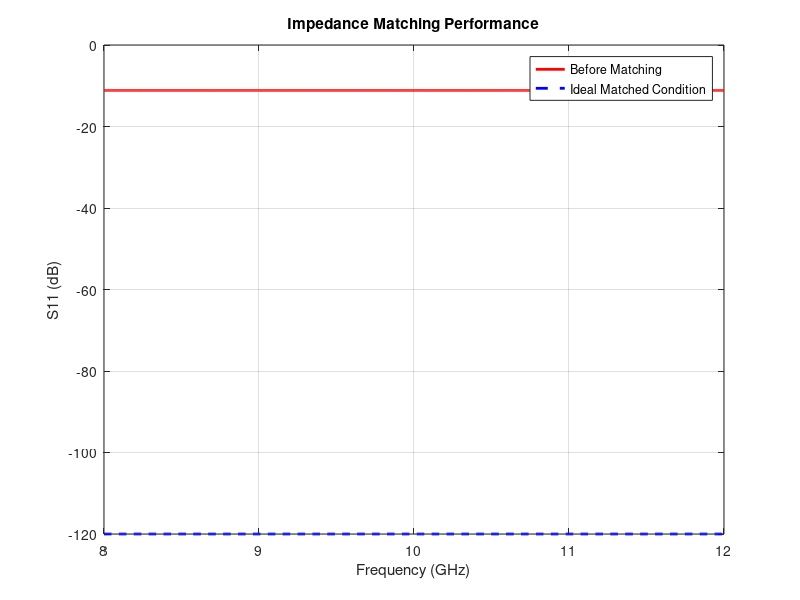
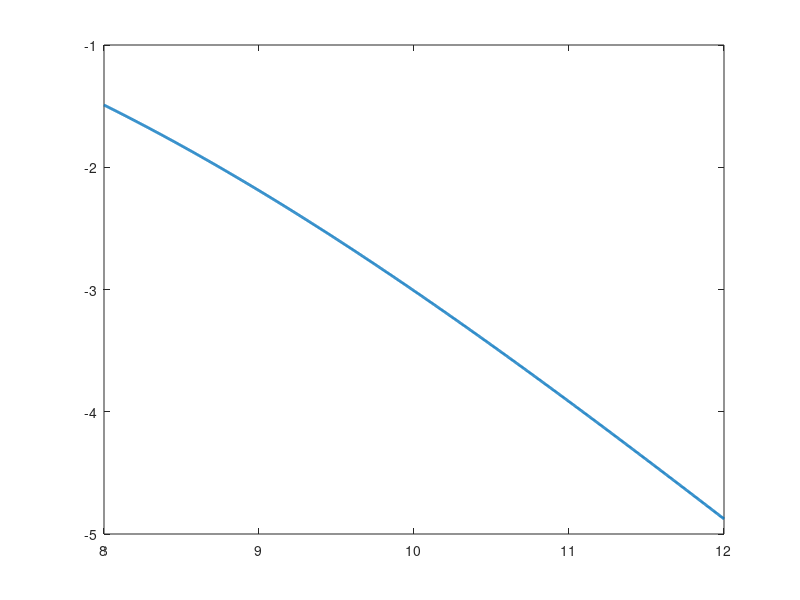

Source code (MATLAB) for these figures, in order: (Note: this script raises an error after producing the figures.)
clc;
clear;
close all;

% INPUT PARAMETERS
f0 = 10e9;              % Design frequency: 10 GHz
Z0 = 50;                % Reference impedance: 50 ohms
ZL = 75 + 1j*25;        % Load impedance: 75 + j25 ohms
fc = 10e9;               % Filter cutoff frequency: 10 GHz

fstart = 8e9;            % Start frequency: 8 GHz
fstop = 12e9;             % Stop frequency: 12 GHz

f = linspace(fstart,fstop,1000);

% IMPEDANCE MATCHING
GammaL = (ZL-Z0)/(ZL+Z0);
VSWR = (1+abs(GammaL))/(1-abs(GammaL));

% Ideal matching-network response at design frequency
Gamma_match = 0;

% FREQUENCY-SELECTIVE LOW-PASS FILTER
H = 1./sqrt(1+(f/fc).^4);
H_dB = 20*log10(H);

% Reflection coefficient before matching
S11_before = abs(GammaL)*ones(size(f));

% Ideal matched condition
S11_after = zeros(size(f));

% DISPLAY RESULTS
fprintf('MICROWAVE MATCHING AND FILTER DESIGN\n');
fprintf('-----------------------------------\n');
fprintf('Design Frequency = %.2f GHz\n',f0/1e9);
fprintf('Reference Impedance = %.2f Ohms\n',Z0);
fprintf('Load Impedance = %.2f + j%.2f Ohms\n',real(ZL),imag(ZL));
fprintf('Filter Cutoff Frequency = %.2f GHz\n',fc/1e9);
fprintf('Frequency Sweep = %.2f to %.2f GHz\n',fstart/1e9,fstop/1e9);
fprintf('Input Reflection Coefficient = %.3f\n',abs(GammaL));
fprintf('VSWR before matching = %.3f\n',VSWR);

% PLOT 1: INPUT REFLECTION
figure(1);
plot(f/1e9,20*log10(S11_before),'r','LineWidth',2);
hold on;
plot(f/1e9,20*log10(max(S11_after,1e-6)),'b--','LineWidth',2);
grid on;
xlabel('Frequency (GHz)');
ylabel('S11 (dB)');
title('Impedance Matching Performance');
legend('Before Matching','Ideal Matched Condition');

% PLOT 2: FILTER RESPONSE
figure(2);
plot(f/1e9,H_dB,'LineWidth',2);
hold on;
xline(fc/1e9,'r--','Cutoff Frequency');
grid on;
xlabel('Frequency (GHz)');
ylabel('Magnitude (dB)');
title('Low-Pass Filter Frequency Response');

% PLOT 3: LOAD IMPEDANCE
figure(3);
plot(real(ZL),imag(ZL),'ro','MarkerSize',10,'LineWidth',2);
grid on;
xlabel('Resistance (Ohms)');
ylabel('Reactance (Ohms)');
title('Load Impedance on Complex Plane');

fprintf('\nSimulation completed successfully.\n');
